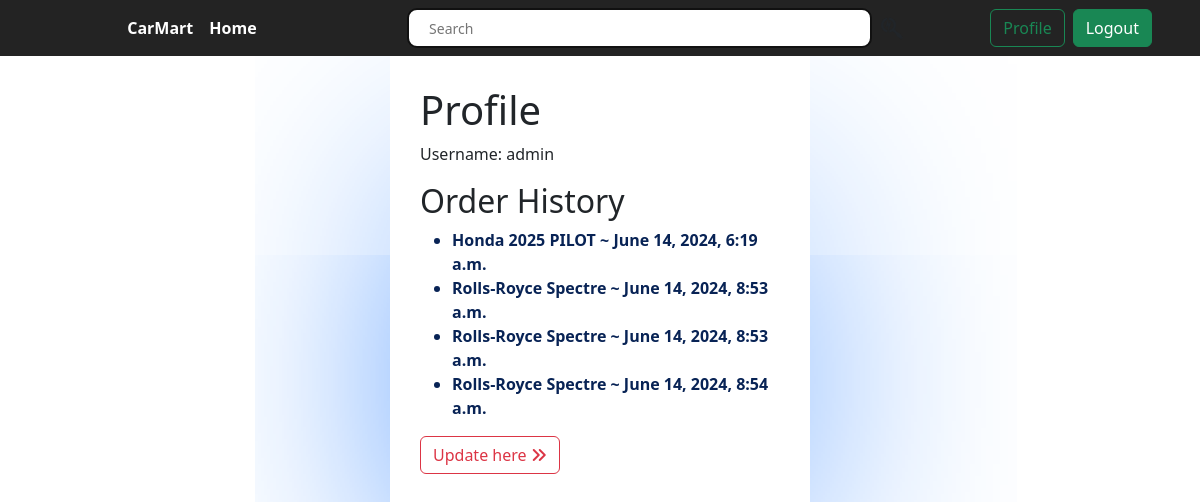
The app's page /Car/profile/ (signed in) with its own data.
### Brand/models.py (models this page shows, shortened)
class Order(models.Model):
    user = models.ForeignKey(User, on_delete=models.CASCADE)
    car = models.ForeignKey(Car, on_delete=models.CASCADE)
    date = models.DateTimeField(auto_now_add=True)

class Car(models.Model):
    car_image=models.ImageField(null=True,blank=True,upload_to='carpic/')
    Name=models.CharField(max_length=50)
    description=models.TextField()
    quantity=models.IntegerField()
    price=models.IntegerField()
    brand=models.ForeignKey(brand,on_delete=models.CASCADE)
    def __str__(self):
        return self.Name

### Brand/views.py (the view)
# urls.py: path('profile/', views.ProfileView.as_view(), name='profile'),
class ProfileView(TemplateView):
    template_name = 'profile.html'
    def get_context_data(self, **kwargs):
        context = super().get_context_data(**kwargs)
        context['orders'] = Order.objects.filter(user=self.request.user)
        return context

### Brand/templates/profile.html (shortened to what this page needs)
{% extends "home.html" %}
{% block container %}
<div style=" width: 35%;margin: auto; box-shadow:#0D6EFD  0px 100px 600px -50px;padding:30px;" >
    <h1>Profile</h1>
    <p>Username: {{ user.username }}</p>
    <h2>Order History</h2>
    <ul>
        {% for order in orders %}
        <li>{{ order.car }} ~ {{ order.date }}</li>
        {% endfor %}
    </ul>
    <button class="btn btn-outline-danger" type="submit"><a class="nav-link" href="{% url 'Profile_edit'%}">Update here <i class="fa-solid fa-angles-right"></i></a></button>
</div>
{%endblock%}

### static/css/style.css (style rules this page uses)
* { margin: 0px; padding: 0px; }
li { color: #082355; font-weight: 600; }
a { text-decoration: none; }

### records on screen
Order: car "Honda 2025 PILOT", date "June 14, 2024, 6:19 a.m."
Order: car "Rolls-Royce Spectre", date "June 14, 2024, 8:53 a.m."
Order: car "Rolls-Royce Spectre", date "June 14, 2024, 8:53 a.m."
Order: car "Rolls-Royce Spectre", date "June 14, 2024, 8:54 a.m."

### other values on screen
{{ user.username }} "admin"
